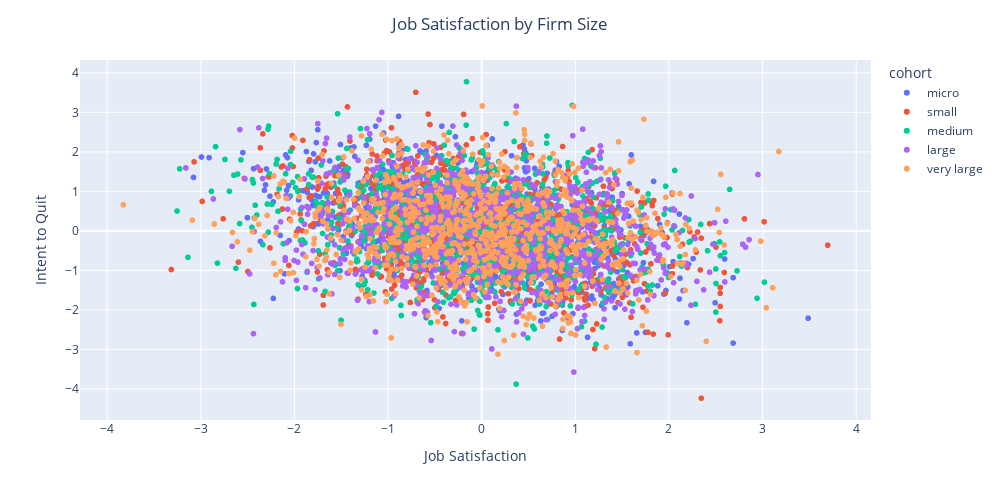

Source (notebook cell):
### Markdown cell above
### Visualization

To get some intuition about the data, we plot the scatter plot between intent to quit and job satisfaction based on the different cohort types.

### Code cell
# use different colors for each cohort
fig = px.scatter(df, x='job_sat', y='int_qui', color='cohort',height=500,width=1000)

fig.update_layout(
    title='Job Satisfaction by Firm Size',
    xaxis_title='Job Satisfaction',
    yaxis_title='Intent to Quit',
    title_x=0.5,
)
fig.show()

### Figure 1 — Plotly figure (JSON) as saved in the notebook; plotly's stock layout.template omitted (floating-point values rounded to 4 significant figures; data arrays with more than 128 entries replaced by an {"elided": "..."} marker saying what was removed)
{"data": [{"hovertemplate": "cohort=micro<br>job_sat=%{x}<br>int_qui=%{y}<extra></extra>", "legendgroup": "micro", "marker": {"color": "#636efa", "symbol": "circle"}, "mode": "markers", "name": "micro", "showlegend": true, "type": "scattergl", "x": {"elided": "1000 float values"}, "xaxis": "x", "y": {"elided": "1000 float values"}, "yaxis": "y"}, {"hovertemplate": "cohort=small<br>job_sat=%{x}<br>int_qui=%{y}<extra></extra>", "legendgroup": "small", "marker": {"color": "#EF553B", "symbol": "circle"}, "mode": "markers", "name": "small", "showlegend": true, "type": "scattergl", "x": {"elided": "1000 float values"}, "xaxis": "x", "y": {"elided": "1000 float values"}, "yaxis": "y"}, {"hovertemplate": "cohort=medium<br>job_sat=%{x}<br>int_qui=%{y}<extra></extra>", "legendgroup": "medium", "marker": {"color": "#00cc96", "symbol": "circle"}, "mode": "markers", "name": "medium", "showlegend": true, "type": "scattergl", "x": {"elided": "1000 float values"}, "xaxis": "x", "y": {"elided": "1000 float values"}, "yaxis": "y"}, {"hovertemplate": "cohort=large<br>job_sat=%{x}<br>int_qui=%{y}<extra></extra>", "legendgroup": "large", "marker": {"color": "#ab63fa", "symbol": "circle"}, "mode": "markers", "name": "large", "showlegend": true, "type": "scattergl", "x": {"elided": "1000 float values"}, "xaxis": "x", "y": {"elided": "1000 float values"}, "yaxis": "y"}, {"hovertemplate": "cohort=very large<br>job_sat=%{x}<br>int_qui=%{y}<extra></extra>", "legendgroup": "very large", "marker": {"color": "#FFA15A", "symbol": "circle"}, "mode": "markers", "name": "very large", "showlegend": true, "type": "scattergl", "x": {"elided": "1000 float values"}, "xaxis": "x", "y": {"elided": "1000 float values"}, "yaxis": "y"}], "layout": {"height": 500, "legend": {"title": {"text": "cohort"}, "tracegroupgap": 0}, "margin": {"t": 60}, "title": {"text": "Job Satisfaction by Firm Size", "x": 0.5}, "width": 1000, "xaxis": {"anchor": "y", "domain": [0, 1], "title": {"text": "Job Satisfaction"}}, "yaxis": {"anchor": "x", "domain": [0, 1], "title": {"text": "Intent to Quit"}}}}
